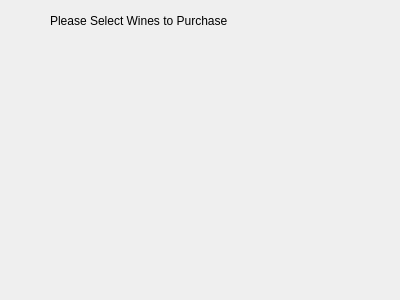
<?xml version="1.0" encoding="UTF-8"?>
<ui version="4.0">
 <class>purchaseWines</class>
 <widget class="QDialog" name="purchaseWines">
  <property name="geometry">
   <rect>
    <x>0</x>
    <y>0</y>
    <width>400</width>
    <height>300</height>
   </rect>
  </property>
  <property name="windowTitle">
   <string>Dialog</string>
  </property>
  <widget class="QLabel" name="label">
   <property name="geometry">
    <rect>
     <x>50</x>
     <y>10</y>
     <width>241</width>
     <height>21</height>
    </rect>
   </property>
   <property name="text">
    <string>Please Select Wines to Purchase </string>
   </property>
  </widget>
 </widget>
 <resources/>
 <connections/>
</ui>
